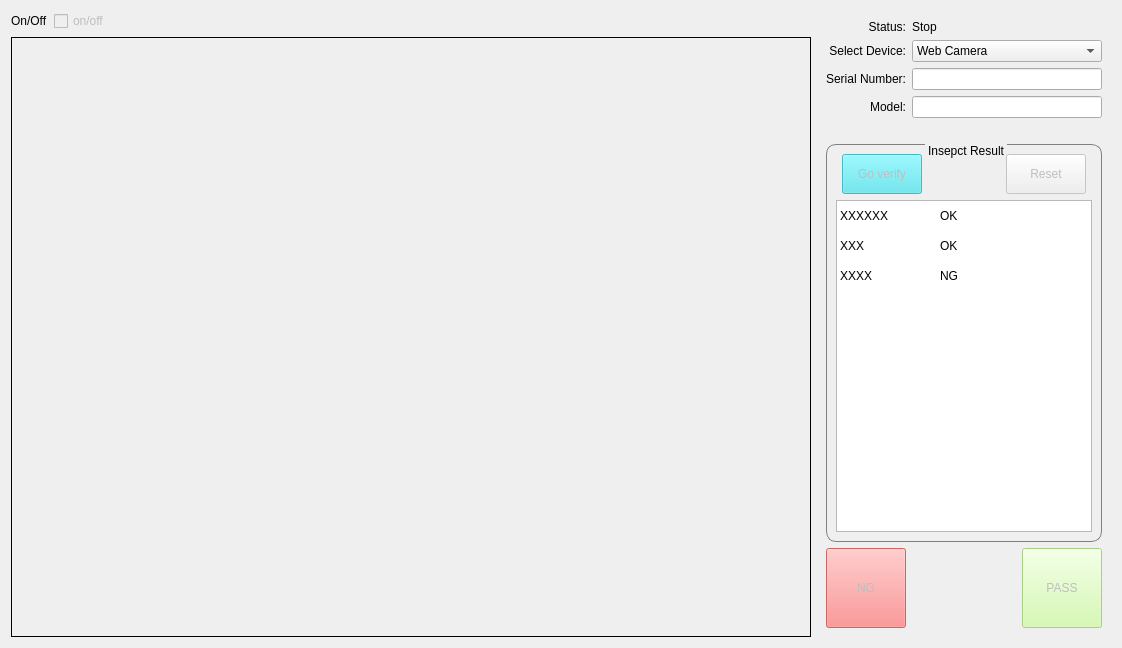
      <widget class="QWidget" name="tab_online">
       <attribute name="title">
        <string>Operation Mode</string>
       </attribute>
       <layout class="QGridLayout" name="gridLayout_6">
        <item row="0" column="0">
         <widget class="QLabel" name="on_off_label">
          <property name="styleSheet">
           <string notr="true">font: 13pt &quot;Ubuntu&quot;;</string>
          </property>
          <property name="text">
           <string>On/Off</string>
          </property>
         </widget>
        </item>
        <item row="0" column="2">
         <spacer name="horizontalSpacer">
          <property name="orientation">
           <enum>Qt::Horizontal</enum>
          </property>
          <property name="sizeHint" stdset="0">
           <size>
            <width>654</width>
            <height>20</height>
           </size>
          </property>
         </spacer>
        </item>
        <item row="1" column="0" colspan="3">
         <widget class="DrawShapes" name="showimage_online_label">
          <property name="enabled">
           <bool>true</bool>
          </property>
          <property name="sizePolicy">
           <sizepolicy hsizetype="Ignored" vsizetype="Ignored">
            <horstretch>0</horstretch>
            <verstretch>0</verstretch>
           </sizepolicy>
          </property>
          <property name="minimumSize">
           <size>
            <width>800</width>
            <height>600</height>
           </size>
          </property>
          <property name="frameShape">
           <enum>QFrame::Box</enum>
          </property>
          <property name="text">
           <string/>
          </property>
          <property name="alignment">
           <set>Qt::AlignCenter</set>
          </property>
         </widget>
        </item>
        <item row="0" column="1">
         <widget class="Toggle" name="on_off_checkBox">
          <property name="enabled">
           <bool>false</bool>
          </property>
          <property name="minimumSize">
           <size>
            <width>70</width>
            <height>0</height>
           </size>
          </property>
          <property name="layoutDirection">
           <enum>Qt::LeftToRight</enum>
          </property>
          <property name="text">
           <string>on/off</string>
          </property>
         </widget>
        </item>
        <item row="0" column="3" rowspan="2">
         <widget class="QWidget" name="widget" native="true">
          <property name="sizePolicy">
           <sizepolicy hsizetype="Fixed" vsizetype="Preferred">
            <horstretch>0</horstretch>
            <verstretch>0</verstretch>
           </sizepolicy>
          </property>
          <property name="maximumSize">
           <size>
            <width>300</width>
            <height>16777215</height>
           </size>
          </property>
          <layout class="QGridLayout" name="gridLayout_4">
           <item row="0" column="0" colspan="2">
            <layout class="QGridLayout" name="gridLayout">
             <item row="2" column="0">
              <widget class="QLabel" name="sn_online_label">
               <property name="text">
                <string>Serial Number:</string>
               </property>
               <property name="alignment">
                <set>Qt::AlignRight|Qt::AlignTrailing|Qt::AlignVCenter</set>
               </property>
              </widget>
             </item>
             <item row="3" column="1">
              <widget class="QLineEdit" name="model_lineEdit"/>
             </item>
             <item row="1" column="0">
              <widget class="QLabel" name="device_online_label">
               <property name="text">
                <string>Select Device:</string>
               </property>
               <property name="alignment">
                <set>Qt::AlignRight|Qt::AlignTrailing|Qt::AlignVCenter</set>
               </property>
              </widget>
             </item>
             <item row="3" column="0">
              <widget class="QLabel" name="model_online_label">
               <property name="text">
                <string>Model:</string>
               </property>
               <property name="alignment">
                <set>Qt::AlignRight|Qt::AlignTrailing|Qt::AlignVCenter</set>
               </property>
              </widget>
             </item>
             <item row="2" column="1">
              <widget class="QLineEdit" name="sn_online_lineEdit">
               <property name="sizePolicy">
                <sizepolicy hsizetype="Preferred" vsizetype="Preferred">
                 <horstretch>0</horstretch>
                 <verstretch>0</verstretch>
                </sizepolicy>
               </property>
               <property name="text">
                <string/>
               </property>
              </widget>
             </item>
             <item row="1" column="1">
              <widget class="QComboBox" name="device_online_comboBox">
               <property name="sizePolicy">
                <sizepolicy hsizetype="Preferred" vsizetype="Fixed">
                 <horstretch>0</horstretch>
                 <verstretch>0</verstretch>
                </sizepolicy>
               </property>
               <item>
                <property name="text">
                 <string>Web Camera</string>
                </property>
               </item>
               <item>
                <property name="text">
                 <string>Basler Camera</string>
                </property>
               </item>
              </widget>
             </item>
             <item row="0" column="0">
              <widget class="QLabel" name="status_Label">
               <property name="text">
                <string>Status:</string>
               </property>
               <property name="alignment">
                <set>Qt::AlignRight|Qt::AlignTrailing|Qt::AlignVCenter</set>
               </property>
              </widget>
             </item>
             <item row="0" column="1">
              <widget class="QLabel" name="currentstatus_label">
               <property name="text">
                <string>Stop</string>
               </property>
              </widget>
             </item>
            </layout>
           </item>
           <item row="1" column="0">
            <spacer name="verticalSpacer">
             <property name="orientation">
              <enum>Qt::Vertical</enum>
             </property>
             <property name="sizeType">
              <enum>QSizePolicy::Fixed</enum>
             </property>
             <property name="sizeHint" stdset="0">
              <size>
               <width>20</width>
               <height>20</height>
              </size>
             </property>
            </spacer>
           </item>
           <item row="2" column="0" colspan="2">
            <widget class="QGroupBox" name="inspect_groupBox">
             <property name="sizePolicy">
              <sizepolicy hsizetype="Fixed" vsizetype="Preferred">
               <horstretch>0</horstretch>
               <verstretch>0</verstretch>
              </sizepolicy>
             </property>
             <property name="maximumSize">
              <size>
               <width>300</width>
               <height>16777215</height>
              </size>
             </property>
             <property name="styleSheet">
              <string notr="true">QGroupBox{
border-width:1px;
border-style:solid;
border-radius: 10px;
border-color:gray;
margin-top:2.5ex;
}
QGroupBox::title{
subcontrol-origin:margin;
subcontrol-position:top center;
padding:0 1px;
}</string>
             </property>
             <property name="title">
              <string>Insepct Result</string>
             </property>
             <property name="checkable">
              <bool>false</bool>
             </property>
             <layout class="QGridLayout" name="gridLayout_2">
              <item row="0" column="1">
               <widget class="QPushButton" name="goverify_pushButton">
                <property name="enabled">
                 <bool>false</bool>
                </property>
                <property name="minimumSize">
                 <size>
                  <width>0</width>
                  <height>40</height>
                 </size>
                </property>
                <property name="styleSheet">
                 <string notr="true">background-color: rgb(79, 226, 239);</string>
                </property>
                <property name="text">
                 <string>Go verify</string>
                </property>
               </widget>
              </item>
              <item row="1" column="0" colspan="5">
               <widget class="QTableWidget" name="inspectResult_tableWidget">
                <property name="sizePolicy">
                 <sizepolicy hsizetype="Fixed" vsizetype="Expanding">
                  <horstretch>0</horstretch>
                  <verstretch>0</verstretch>
                 </sizepolicy>
                </property>
                <property name="showGrid">
                 <bool>false</bool>
                </property>
                <property name="sortingEnabled">
                 <bool>false</bool>
                </property>
                <property name="wordWrap">
                 <bool>true</bool>
                </property>
                <property name="cornerButtonEnabled">
                 <bool>true</bool>
                </property>
                <attribute name="horizontalHeaderVisible">
                 <bool>false</bool>
                </attribute>
                <attribute name="verticalHeaderVisible">
                 <bool>false</bool>
                </attribute>
                <row>
                 <property name="text">
                  <string>New Row</string>
                 </property>
                </row>
                <row>
                 <property name="text">
                  <string>New Row</string>
                 </property>
                </row>
                <row>
                 <property name="text">
                  <string>New Row</string>
                 </property>
                </row>
                <column>
                 <property name="text">
                  <string>New Column</string>
                 </property>
                </column>
                <column>
                 <property name="text">
                  <string>New Column</string>
                 </property>
                </column>
                <item row="0" column="0">
                 <property name="text">
                  <string>XXXXXX</string>
                 </property>
                </item>
                <item row="0" column="1">
                 <property name="text">
                  <string>OK</string>
                 </property>
                </item>
                <item row="1" column="0">
                 <property name="text">
                  <string>XXX</string>
                 </property>
                </item>
                <item row="1" column="1">
                 <property name="text">
                  <string>OK</string>
                 </property>
                </item>
                <item row="2" column="0">
                 <property name="text">
                  <string>XXXX</string>
                 </property>
                </item>
                <item row="2" column="1">
                 <property name="text">
                  <string notr="true">NG</string>
                 </property>
                </item>
               </widget>
              </item>
              <item row="0" column="3">
               <widget class="QPushButton" name="reset_pushButton">
                <property name="enabled">
                 <bool>false</bool>
                </property>
                <property name="minimumSize">
                 <size>
                  <width>0</width>
                  <height>40</height>
                 </size>
                </property>
                <property name="text">
                 <string>Reset</string>
                </property>
               </widget>
              </item>
              <item row="0" column="2">
               <spacer name="horizontalSpacer_3">
                <property name="orientation">
                 <enum>Qt::Horizontal</enum>
                </property>
                <property name="sizeHint" stdset="0">
                 <size>
                  <width>40</width>
                  <height>20</height>
                 </size>
                </property>
               </spacer>
              </item>
             </layout>
            </widget>
           </item>
           <item row="3" column="0" colspan="2">
            <layout class="QHBoxLayout" name="horizontalLayout">
             <item>
              <widget class="QPushButton" name="NG_pushButton">
               <property name="enabled">
                <bool>false</bool>
               </property>
               <property name="sizePolicy">
                <sizepolicy hsizetype="Fixed" vsizetype="Fixed">
                 <horstretch>0</horstretch>
                 <verstretch>0</verstretch>
                </sizepolicy>
               </property>
               <property name="minimumSize">
                <size>
                 <width>0</width>
                 <height>80</height>
                </size>
               </property>
               <property name="styleSheet">
                <string notr="true">background-color: rgb(249, 122, 122);</string>
               </property>
               <property name="text">
                <string>NG</string>
               </property>
              </widget>
             </item>
             <item>
              <spacer name="horizontalSpacer_4">
               <property name="orientation">
                <enum>Qt::Horizontal</enum>
               </property>
               <property name="sizeHint" stdset="0">
                <size>
                 <width>57</width>
                 <height>20</height>
                </size>
               </property>
              </spacer>
             </item>
             <item>
              <widget class="QPushButton" name="PASS_pushButton">
               <property name="enabled">
                <bool>false</bool>
               </property>
               <property name="minimumSize">
                <size>
                 <width>0</width>
                 <height>80</height>
                </size>
               </property>
               <property name="styleSheet">
                <string notr="true">background-color: rgb(205, 249, 161);</string>
               </property>
               <property name="text">
                <string>PASS</string>
               </property>
              </widget>
             </item>
            </layout>
           </item>
          </layout>
         </widget>
        </item>
       </layout>
      </widget>
